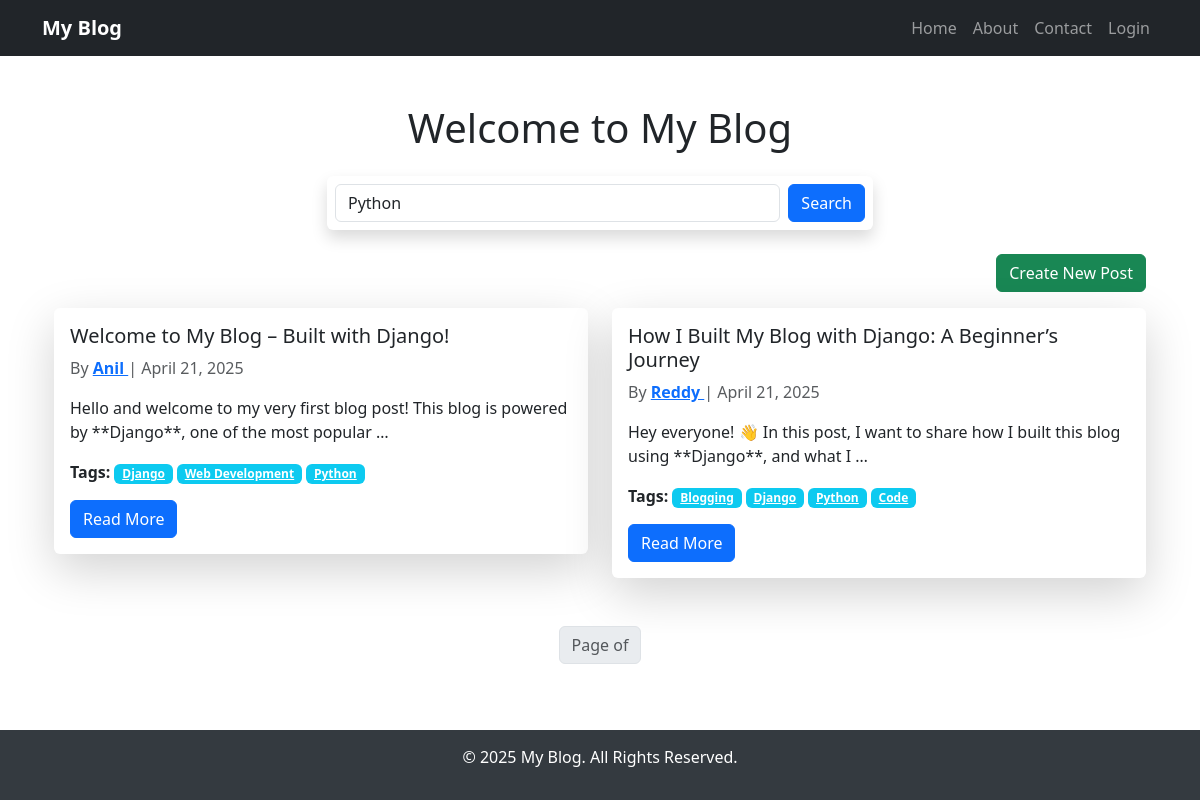
The app's page /tag/Python/ with its own data.
### blog/models.py (models this page shows, shortened)
class Post(models.Model):
    author = models.ForeignKey(User, on_delete=models.CASCADE, related_name="posts")
    title = models.CharField(max_length=200)
    content = models.TextField()
    created_at = models.DateTimeField(auto_now_add=True)
    updated_at = models.DateTimeField(auto_now=True)
    tags = models.CharField(max_length=255, blank=True)  # Store tags as a comma-separated string
    def get_tag_list(self):
        return [tag.strip() for tag in self.tags.split(",") if tag.strip()]

### blog/views.py (the view)
# urls.py: path('tag/<str:tag_name>/', posts_by_tag, name='posts_by_tag'),
def posts_by_tag(request, tag_name):
    posts = Post.objects.filter(tags__icontains=tag_name)
    return render(request, "blog/post_list.html", {"page_obj": posts, "query": tag_name})

### templates/blog/post_list.html (shortened to what this page needs)
{% extends "base/base.html" %}
{% block content %}
<div class="container">
    <h1 class="text-center my-4">Welcome to My Blog</h1>
    <div class="d-flex justify-content-center mb-4">
        <form method="GET" action="{% url 'post_list' %}" class="d-flex w-50 shadow p-2 bg-white rounded">
            <input type="text" name="q" value="{{ query }}" placeholder="Search posts..." class="form-control me-2">
            <button type="submit" class="btn btn-primary">Search</button>
        </form>
    </div>
    <div class="text-end mb-3">
        <a href="{% url 'post_create' %}" class="btn btn-success">Create New Post</a>
    </div>
    {% if page_obj %}
        <div class="row">
            {% for post in page_obj %}
                <div class="col-md-6 mb-4">
                    <div class="card shadow-lg border-0">
                        <div class="card-body">
                            <h5 class="card-title">{{ post.title }}</h5>
                            <p class="card-text text-muted">
                                By
                                <a href="{% url 'profile' post.author.username %}" class="text-primary fw-bold">
                                    {{ post.author.username|cut:"@gmail.com"|capfirst }}
                                </a>
                                | {{ post.created_at|date:"F d, Y" }}
                            </p>
                            <p class="card-text">{{ post.content|truncatewords:20 }}</p>
                            {% if post.tags %}
                            <p class="mt-2">
                                <strong>Tags:</strong>
                                {% for tag in post.get_tag_list %}
                                    <a href="{% url 'posts_by_tag' tag %}" class="badge bg-info text-white">{{ tag }}</a>
                                {% endfor %}
                            </p>
                            {% endif %}
                            <a href="{% url 'post_detail' post.id %}" class="btn btn-primary">Read More</a>
                        </div>
                    </div>
                </div>
            {% endfor %}
        </div>
    {% endif %}
    <div class="d-flex justify-content-center mt-4">
        <nav>
            <ul class="pagination">
                <li class="page-item disabled">
                    <span class="page-link">Page {{ page_obj.number }} of {{ page_obj.paginator.num_pages }}</span>
                </li>
            </ul>
        </nav>
    </div>
</div>
{% endblock %}

### templates/base/base.html (style rules this page uses)
html, body { height: 100%; margin: 0; display: flex; flex-direction: column; }

### records on screen
Post: title "Welcome to My Blog – Built with Django!", author.username "Anil", created_at "April 21, 2025", content "Hello and welcome to my very first blog post! This blog is powered by **Django**, one of the most popular …", get_tag_list "Django" "Web Development" "Python"
Post: title "How I Built My Blog with Django: A Beginner’s Journey", author.username "Reddy", created_at "April 21, 2025", content "Hey everyone! 👋 In this post, I want to share how I built this blog using **Django**, and what I …", get_tag_list "Blogging" "Django" "Python" "Code"
